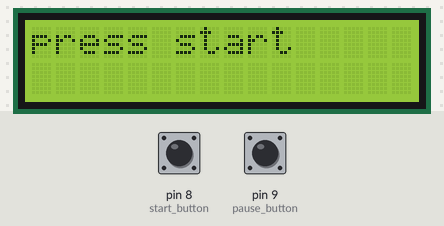
The sketch below on a simulated Arduino Uno, built with avr-gcc and run on an emulated ATmega328P. Parts: 16×2 character LCD. The test bench sets the inputs (shaded band); at power-on: pin 8 (start_button) HIGH, pin 9 (pause_button) HIGH. What the sketch prints to the serial monitor is not drawn.

Above: at 1.2 s.
1.3 s: pin 8 (start_button) pulled LOW for 0.15 s
At 1.46 s:
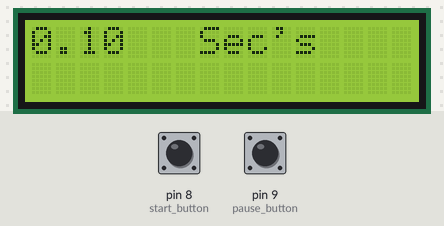
3.1 s: pin 9 (pause_button) pulled LOW for 0.15 s
4.7 s: pin 8 (start_button) pulled LOW for 1 s
At 4.94 s:
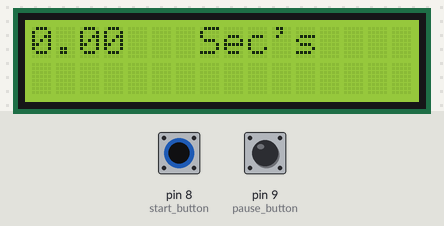
8.2 s: pin 8 (start_button) driven LOW and pin 9 (pause_button) driven LOW
At 8.51 s:
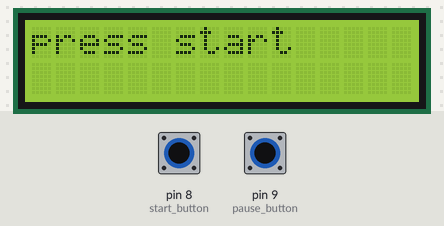
11.2 s: pin 9 (pause_button) driven HIGH
At 11.52 s:
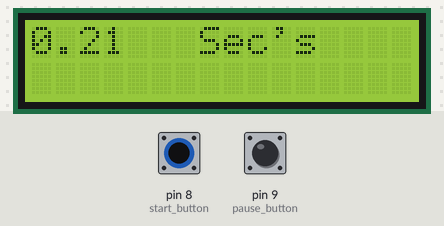

Measured:
- after the input at 1.3 s, the display: first changes at once (image 1 shows a later state)
- after the input at 3.1 s, every drawn part: stays the same
- after the input at 4.7 s, the display: first changes after 0.09 s (image 2 shows a later state)
- after the input at 8.2 s, the display: changes after 0.11 s (image 3)
- after the input at 11.2 s, the display: first changes after 0.07 s (image 4 shows a later state)
- what the display in image 3 shows lasts 0.4 s, from 8.3 s to 8.7 s

The sketch:

stopwatch.ino
```cpp
#include <LiquidCrystal.h>  //header for lcd
LiquidCrystal lcd(7, 6, 5, 4, 3, 2); //led pins connected in arduino

void setup() //setup the program
{
lcd.begin(16, 2);  //led start with 16,2 point
lcd.clear();  // clear all screen

Serial.begin(9600); //this will be used for sending the data with more speed

pinMode(8, INPUT);  //start button
digitalWrite(8, HIGH);  //connect at arduino
pinMode(9, INPUT); //pause button
digitalWrite(9, HIGH); //connect at arduino
}
double i = 0;   //second
double a = millis(); //milli second 1st integer and it will accuratly make 1 second
double c ;  //milli second 2nd integer

void loop()  //program loop
{
lcd.clear();  //first screen is clear
lcd.print("press start");  //then print press start
delay(100);  //delay for pressing the button

if(digitalRead(8) == LOW) //if we press button 9 then this statement start working
{

lcd.clear();  //first clear screen
a = millis();  //milli second first integer and 1 second difference maker
while(digitalRead(9) == HIGH)  //this program start when we press 9 button
{

c = millis();   //milli second 1st integer and it will accuratly make 1 second
i = (c - a) / 1000;  //this is the formula for making the second
lcd.print(i);  // display second
lcd.setCursor(7,0); //at 7,0 positon at led
lcd.print("Sec's");  //print sec's at 7,0 positon at led
lcd.setCursor(0,0);  //at 0,0 postion at led
Serial.println(c);  //print milli second 1st integer
Serial.println(a);  //print milli second second integer
Serial.println(i);  //print second integer
Serial.println("......"); //at 0,0 postion at led
delay(100);  //delay for display seconds
}

if(digitalRead(9) == LOW)  //when  8button is press
{
while(digitalRead(8) == HIGH)   //this program start when we press 8 button
{
lcd.setCursor(0,0);  //at 0,0 positon at led
lcd.print(i);   //print second integer
lcd.setCursor(11,0);  //at 11,0 positon at led
lcd.print(""); //for space print
lcd.setCursor(0,0);  //at 0,0 positon at led
delay(100);  //delay for display seconds
}
}
}
}
```
